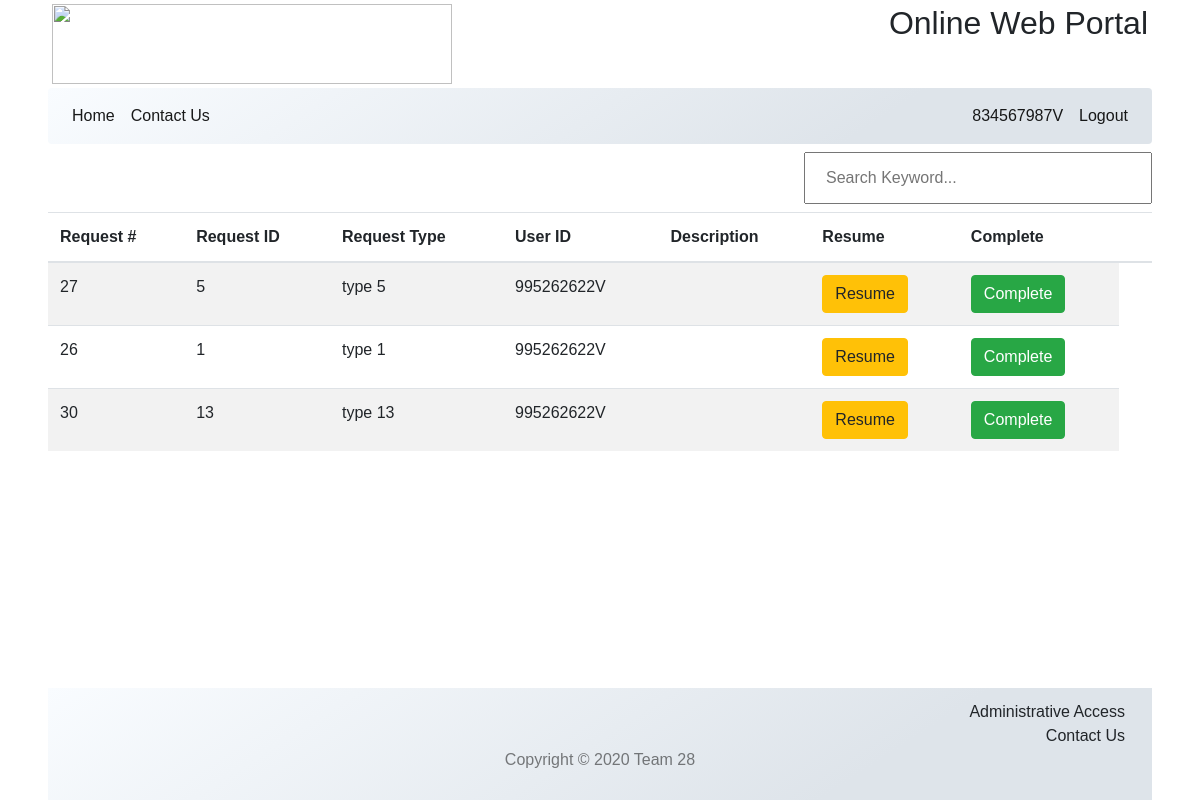
/pendingJobs.admin.php (signed in), run on the app's committed database.
### tables this page shows
CREATE TABLE `requestslist` (
  `requestNo` int(20) NOT NULL,
  `requestId` int(10) NOT NULL,
  `userId` varchar(12) NOT NULL,
  `date` datetime NOT NULL DEFAULT CURRENT_TIMESTAMP,
  `status` varchar(10) NOT NULL DEFAULT 'new',
  `description` varchar(200) DEFAULT NULL
);

### model/connection.model.php (called while the page is built, shortened)
<?php
class connection{
    private $host = "localhost";
    private $user = "root";
    private $pwd = "";
    private $dbName = "deon";
    public function connect(){
        $connection = mysqli_connect($this->host,$this->user,$this->pwd,$this->dbName);
        return $connection;
    }
    public function runQuery($query){
        $connection= $this->connect();
        return mysqli_query($connection,$query);
    }
}
?>

### model/adminJob.model.php (called while the page is built)
<?php
include_once 'connection.model.php';
class adModel extends connection
{
    public function getRequestHistory($var){
        $query= "SELECT requestslist.requestNo,requestslist.requestId,requestslist.userId,requestslist.description FROM requestslist WHERE   status='$var'";
        return $this->runQuery($query);
    }
}
?>

### controller/adminJob.ctrl.php (called while the page is built, shortened)
<?php
include_once 'model/adminJob.model.php';
class adminTableControl{
    public function requestHistory($var)
    {
        $adModel=new adModel();
        $result=$adModel->getRequestHistory($var);
        return $result;
    }
    public function hasJobsSubmitted($result)
    {
        if ($result-> num_rows > 0){
            return true;
        }
        else return false;
    }
    public function fetchData($result)
    {
        return $result-> fetch_assoc();
    }
}
?>

### pendingJobs.admin.php (the view, shortened to what this page needs)
<!DOCTYPE html>
<html lang="en">
<head>
</head>
<body>
<?php include_once("inc/Header.php"); ?>
<link rel="stylesheet" href="css/newJobs.css">
<?php
require_once 'controller/adminJob.ctrl.php';
$adctrll=new adminTableControl();
$var="pending";
$result=$adctrll-> requestHistory($var);
if ($adctrll->hasJobsSubmitted($result)) {?>
      <div class="row">
<div class="col-sm-8"> </div>
<div class="col-sm-4">
<div class="search-bar"><input type="text" id="searchBar"  placeholder="Search Keyword..."></div>
</div>
</div>
        <div>
        <div class='table-responsive'>
 <table id="tablePreview" class="table table-hover table-striped">
   <thead>
     <tr>
       <th>Request #</th>
       <th>Request ID</th>
       <th>Request Type</th>
       <th>User ID</th>
       <th>Description</th>
       <th>Resume</th>
       <th>Complete</th>
       <th></th>
     </tr>
   </thead>
   <tbody id="requestTable">
   <?php
while ($row=$adctrll->fetchData($result)){
  $rowdata= "<tr><td class='column1'>" .$row["requestNo"]
           ."</td><td class='column1'>".$row["requestId"]
           ."</td><td class='column1'>type  ".$row["requestId"]
           ."</td><td class='column1'>".$row["userId"]
           ."</td><td class='column1'>".$row["description"]."</td>";
  $ongoingButton='<td> <form method="post">
  <input type="hidden" name="requestNo" value='.$row["requestNo"].'>
  <input type="submit" name="Resume"
          class="btn btn-warning" value="Resume" /> </form></td>';
          $completeButton='<td> <button class="btn btn-success" id='.$row["requestNo"].' onclick="popupFunction('.$row["requestNo"].')">Complete</button></td></tr>';
      echo $rowdata,$ongoingButton,$completeButton;
}
     ?>
   </tbody>
 </table>
</div>
        </div>
    </div>
    <?php
    }
    else{require_once 'inc/alert.view.php';
      $alertView=new alert();
        echo $alertView->showAlert('No Pending Jobs avialable','info');}
    ?>
<?php include_once('inc/Footer.php'); ?>
</body>
</html>

### css/CustomStyleSheet.css (style rules this page uses)
form { border: 3px solid #f1f1f1; }
input[type="text"], input[type="password"] { width: 100%; padding: 12px 20px; margin: 8px 0; display: inline-block; border: 1px solid f1f1f1; box-sizing: border-box; }
body { font-family: Arial, Helvetica, sans-serif; position: relative; padding-bottom: 111px; min-height: 100vh; }

### css/newJobs.css (style rules this page uses)
form { border: none; }

### data on the page
requestslist: requestNo "27", requestId "5", userId "995262622V"
requestslist: requestNo "26", requestId "1", userId "995262622V"
requestslist: requestNo "30", requestId "13", userId "995262622V"

### other printed values
$_SESSION['adminID'] "834567987V"
